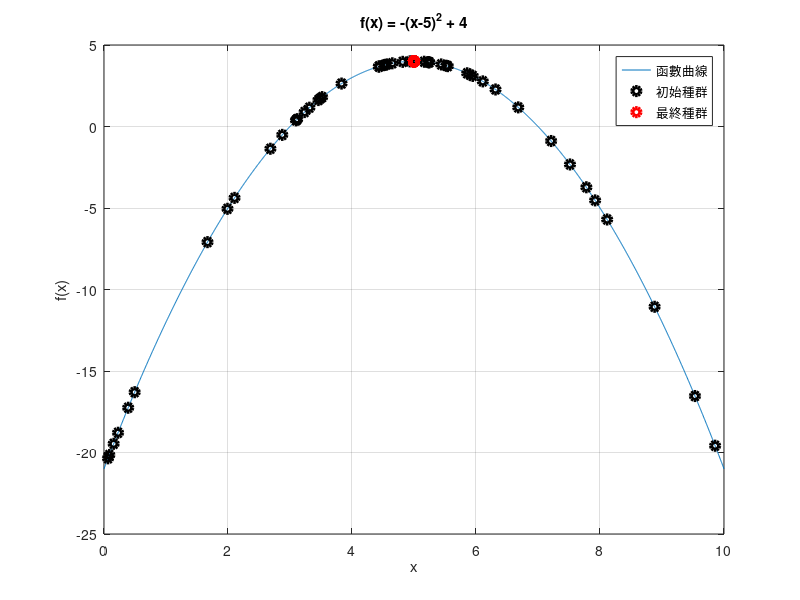

This chart was generated by the following MATLAB code:
clear, clc, close all

% 定義目標函數
f = @(x) -(x-5).^2 + 4; % 函式表示式：f(x) = -(x-5)² + 4

% 畫出函式圖形
fplot(f, [0, 10]) % 畫出函式影象，區間改為 [0, 10]
grid on
xlabel('x')
ylabel('f(x)')
title('f(x) = -(x-5)^2 + 4')

% 遺傳演算法參數
N = 50; % 種群上限
ger = 100; % 迭代次數
L = 5; % 基因長度
pc = 0.8; % 交叉概率
pm = 0.1; % 變異概率

% 解碼器（十進制編碼）
dco = [10000; 1000; 100; 10; 1]; % 解碼器

% 初始化種群
dna = randi([0, 9], [N, L]); % 基因

% 對初始種群解碼到區間 [0, 10]
x = dna * dco / 99999 * 10; % 修改：映射到 [0, 10] 區間

hold on
plot(x, f(x), 'ko', 'linewidth', 3) % 畫出初始解的位置

% 初始化變量
x1 = zeros(N, L); % 初始化子代基因，提速用
x2 = x1; % 同上
x3 = x1; % 同上
fi = zeros(N, 1); % 初始化適應度，提速

% 遺傳演算法主循環
for epoch = 1:ger % 進化代數為100
    % 交叉操作
    for i = 1:N
        if rand < pc
            d = randi(N); % 確定另一個交叉的個體
            m = dna(d, :); % 確定另一個交叉的個體
            crossover_point = randi(L-1); % 確定交叉斷點
            x1(i, :) = [dna(i, 1:crossover_point), m(crossover_point+1:L)]; % 新個體 1
            x2(i, :) = [m(1:crossover_point), dna(i, crossover_point+1:L)]; % 新個體 2
        end
    end
    
    % 變異操作
    x3 = dna;
    for i = 1:N
        if rand < pm
            x3(i, randi(L)) = randi([0, 9]);
        end
    end
    
    % 合併新舊基因
    dna = [dna; x1; x2; x3];
    
    % 計算適應度（解碼到 [0, 10] 區間）
    fi = f(dna * dco / 99999 * 10); % 修改：映射到 [0, 10] 區間
    
    % 將適應度加入基因矩陣
    dna = [dna, fi];
    
    % 對適應度進行排名（降序排列，因為要找最大值）
    dna = flipud(sortrows(dna, L + 1));
    
    % 自然選擇
    while size(dna, 1) > N
        d = randi(size(dna, 1)); % 排名法
        if rand < (d - 1) / size(dna, 1)
            dna(d, :) = [];
            fi(d, :) = [];
        end
    end
    
    % 移除適應度列，保留基因
    dna = dna(:, 1:L);
end

% 對最終種群解碼
x = dna * dco / 99999 * 10; % 修改：映射到 [0, 10] 區間

% 畫出最終解的位置
plot(x, f(x), 'ro', 'linewidth', 3)

% 顯示結果
disp(['最優解為 x = ', num2str(x(1))]);
disp(['最優值為 f(x) = ', num2str(f(x(1)))]);

% 理論最優解
disp('理論最優解：x = 5, f(x) = 4');

% 添加圖例
legend('函數曲線', '初始種群', '最終種群', 'Location', 'best')